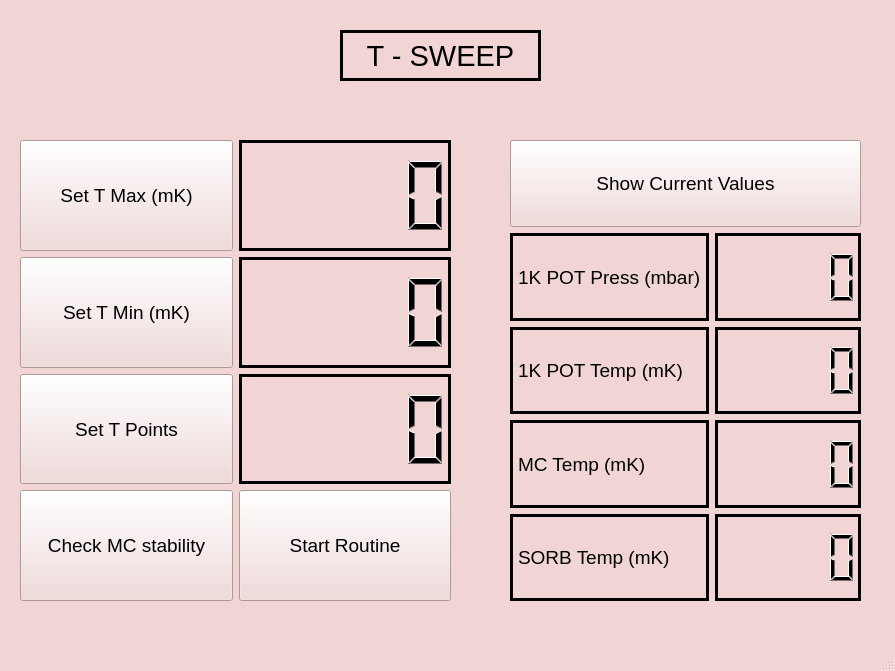
<?xml version="1.0" encoding="UTF-8"?>
<ui version="4.0">
 <class>MainWindow</class>
 <widget class="QMainWindow" name="MainWindow">
  <property name="geometry">
   <rect>
    <x>0</x>
    <y>0</y>
    <width>895</width>
    <height>671</height>
   </rect>
  </property>
  <property name="palette">
   <palette>
    <active>
     <colorrole role="WindowText">
      <brush brushstyle="SolidPattern">
       <color alpha="255">
        <red>0</red>
        <green>0</green>
        <blue>0</blue>
       </color>
      </brush>
     </colorrole>
     <colorrole role="Button">
      <brush brushstyle="SolidPattern">
       <color alpha="255">
        <red>240</red>
        <green>213</green>
        <blue>212</blue>
       </color>
      </brush>
     </colorrole>
     <colorrole role="Light">
      <brush brushstyle="SolidPattern">
       <color alpha="255">
        <red>255</red>
        <green>255</green>
        <blue>255</blue>
       </color>
      </brush>
     </colorrole>
     <colorrole role="Midlight">
      <brush brushstyle="SolidPattern">
       <color alpha="255">
        <red>247</red>
        <green>234</green>
        <blue>233</blue>
       </color>
      </brush>
     </colorrole>
     <colorrole role="Dark">
      <brush brushstyle="SolidPattern">
       <color alpha="255">
        <red>120</red>
        <green>106</green>
        <blue>106</blue>
       </color>
      </brush>
     </colorrole>
     <colorrole role="Mid">
      <brush brushstyle="SolidPattern">
       <color alpha="255">
        <red>160</red>
        <green>142</green>
        <blue>141</blue>
       </color>
      </brush>
     </colorrole>
     <colorrole role="Text">
      <brush brushstyle="SolidPattern">
       <color alpha="255">
        <red>0</red>
        <green>0</green>
        <blue>0</blue>
       </color>
      </brush>
     </colorrole>
     <colorrole role="BrightText">
      <brush brushstyle="SolidPattern">
       <color alpha="255">
        <red>255</red>
        <green>255</green>
        <blue>255</blue>
       </color>
      </brush>
     </colorrole>
     <colorrole role="ButtonText">
      <brush brushstyle="SolidPattern">
       <color alpha="255">
        <red>0</red>
        <green>0</green>
        <blue>0</blue>
       </color>
      </brush>
     </colorrole>
     <colorrole role="Base">
      <brush brushstyle="SolidPattern">
       <color alpha="255">
        <red>255</red>
        <green>255</green>
        <blue>255</blue>
       </color>
      </brush>
     </colorrole>
     <colorrole role="Window">
      <brush brushstyle="SolidPattern">
       <color alpha="255">
        <red>240</red>
        <green>213</green>
        <blue>212</blue>
       </color>
      </brush>
     </colorrole>
     <colorrole role="Shadow">
      <brush brushstyle="SolidPattern">
       <color alpha="255">
        <red>0</red>
        <green>0</green>
        <blue>0</blue>
       </color>
      </brush>
     </colorrole>
     <colorrole role="AlternateBase">
      <brush brushstyle="SolidPattern">
       <color alpha="255">
        <red>247</red>
        <green>234</green>
        <blue>233</blue>
       </color>
      </brush>
     </colorrole>
     <colorrole role="ToolTipBase">
      <brush brushstyle="SolidPattern">
       <color alpha="255">
        <red>255</red>
        <green>255</green>
        <blue>220</blue>
       </color>
      </brush>
     </colorrole>
     <colorrole role="ToolTipText">
      <brush brushstyle="SolidPattern">
       <color alpha="255">
        <red>0</red>
        <green>0</green>
        <blue>0</blue>
       </color>
      </brush>
     </colorrole>
    </active>
    <inactive>
     <colorrole role="WindowText">
      <brush brushstyle="SolidPattern">
       <color alpha="255">
        <red>0</red>
        <green>0</green>
        <blue>0</blue>
       </color>
      </brush>
     </colorrole>
     <colorrole role="Button">
      <brush brushstyle="SolidPattern">
       <color alpha="255">
        <red>240</red>
        <green>213</green>
        <blue>212</blue>
       </color>
      </brush>
     </colorrole>
     <colorrole role="Light">
      <brush brushstyle="SolidPattern">
       <color alpha="255">
        <red>255</red>
        <green>255</green>
        <blue>255</blue>
       </color>
      </brush>
     </colorrole>
     <colorrole role="Midlight">
      <brush brushstyle="SolidPattern">
       <color alpha="255">
        <red>247</red>
        <green>234</green>
        <blue>233</blue>
       </color>
      </brush>
     </colorrole>
     <colorrole role="Dark">
      <brush brushstyle="SolidPattern">
       <color alpha="255">
        <red>120</red>
        <green>106</green>
        <blue>106</blue>
       </color>
      </brush>
     </colorrole>
     <colorrole role="Mid">
      <brush brushstyle="SolidPattern">
       <color alpha="255">
        <red>160</red>
        <green>142</green>
        <blue>141</blue>
       </color>
      </brush>
     </colorrole>
     <colorrole role="Text">
      <brush brushstyle="SolidPattern">
       <color alpha="255">
        <red>0</red>
        <green>0</green>
        <blue>0</blue>
       </color>
      </brush>
     </colorrole>
     <colorrole role="BrightText">
      <brush brushstyle="SolidPattern">
       <color alpha="255">
        <red>255</red>
        <green>255</green>
        <blue>255</blue>
       </color>
      </brush>
     </colorrole>
     <colorrole role="ButtonText">
      <brush brushstyle="SolidPattern">
       <color alpha="255">
        <red>0</red>
        <green>0</green>
        <blue>0</blue>
       </color>
      </brush>
     </colorrole>
     <colorrole role="Base">
      <brush brushstyle="SolidPattern">
       <color alpha="255">
        <red>255</red>
        <green>255</green>
        <blue>255</blue>
       </color>
      </brush>
     </colorrole>
     <colorrole role="Window">
      <brush brushstyle="SolidPattern">
       <color alpha="255">
        <red>240</red>
        <green>213</green>
        <blue>212</blue>
       </color>
      </brush>
     </colorrole>
     <colorrole role="Shadow">
      <brush brushstyle="SolidPattern">
       <color alpha="255">
        <red>0</red>
        <green>0</green>
        <blue>0</blue>
       </color>
      </brush>
     </colorrole>
     <colorrole role="AlternateBase">
      <brush brushstyle="SolidPattern">
       <color alpha="255">
        <red>247</red>
        <green>234</green>
        <blue>233</blue>
       </color>
      </brush>
     </colorrole>
     <colorrole role="ToolTipBase">
      <brush brushstyle="SolidPattern">
       <color alpha="255">
        <red>255</red>
        <green>255</green>
        <blue>220</blue>
       </color>
      </brush>
     </colorrole>
     <colorrole role="ToolTipText">
      <brush brushstyle="SolidPattern">
       <color alpha="255">
        <red>0</red>
        <green>0</green>
        <blue>0</blue>
       </color>
      </brush>
     </colorrole>
    </inactive>
    <disabled>
     <colorrole role="WindowText">
      <brush brushstyle="SolidPattern">
       <color alpha="255">
        <red>120</red>
        <green>106</green>
        <blue>106</blue>
       </color>
      </brush>
     </colorrole>
     <colorrole role="Button">
      <brush brushstyle="SolidPattern">
       <color alpha="255">
        <red>240</red>
        <green>213</green>
        <blue>212</blue>
       </color>
      </brush>
     </colorrole>
     <colorrole role="Light">
      <brush brushstyle="SolidPattern">
       <color alpha="255">
        <red>255</red>
        <green>255</green>
        <blue>255</blue>
       </color>
      </brush>
     </colorrole>
     <colorrole role="Midlight">
      <brush brushstyle="SolidPattern">
       <color alpha="255">
        <red>247</red>
        <green>234</green>
        <blue>233</blue>
       </color>
      </brush>
     </colorrole>
     <colorrole role="Dark">
      <brush brushstyle="SolidPattern">
       <color alpha="255">
        <red>120</red>
        <green>106</green>
        <blue>106</blue>
       </color>
      </brush>
     </colorrole>
     <colorrole role="Mid">
      <brush brushstyle="SolidPattern">
       <color alpha="255">
        <red>160</red>
        <green>142</green>
        <blue>141</blue>
       </color>
      </brush>
     </colorrole>
     <colorrole role="Text">
      <brush brushstyle="SolidPattern">
       <color alpha="255">
        <red>120</red>
        <green>106</green>
        <blue>106</blue>
       </color>
      </brush>
     </colorrole>
     <colorrole role="BrightText">
      <brush brushstyle="SolidPattern">
       <color alpha="255">
        <red>255</red>
        <green>255</green>
        <blue>255</blue>
       </color>
      </brush>
     </colorrole>
     <colorrole role="ButtonText">
      <brush brushstyle="SolidPattern">
       <color alpha="255">
        <red>120</red>
        <green>106</green>
        <blue>106</blue>
       </color>
      </brush>
     </colorrole>
     <colorrole role="Base">
      <brush brushstyle="SolidPattern">
       <color alpha="255">
        <red>240</red>
        <green>213</green>
        <blue>212</blue>
       </color>
      </brush>
     </colorrole>
     <colorrole role="Window">
      <brush brushstyle="SolidPattern">
       <color alpha="255">
        <red>240</red>
        <green>213</green>
        <blue>212</blue>
       </color>
      </brush>
     </colorrole>
     <colorrole role="Shadow">
      <brush brushstyle="SolidPattern">
       <color alpha="255">
        <red>0</red>
        <green>0</green>
        <blue>0</blue>
       </color>
      </brush>
     </colorrole>
     <colorrole role="AlternateBase">
      <brush brushstyle="SolidPattern">
       <color alpha="255">
        <red>240</red>
        <green>213</green>
        <blue>212</blue>
       </color>
      </brush>
     </colorrole>
     <colorrole role="ToolTipBase">
      <brush brushstyle="SolidPattern">
       <color alpha="255">
        <red>255</red>
        <green>255</green>
        <blue>220</blue>
       </color>
      </brush>
     </colorrole>
     <colorrole role="ToolTipText">
      <brush brushstyle="SolidPattern">
       <color alpha="255">
        <red>0</red>
        <green>0</green>
        <blue>0</blue>
       </color>
      </brush>
     </colorrole>
    </disabled>
   </palette>
  </property>
  <property name="windowTitle">
   <string>MainWindow</string>
  </property>
  <widget class="QWidget" name="centralwidget">
   <widget class="QWidget" name="gridLayoutWidget">
    <property name="geometry">
     <rect>
      <x>20</x>
      <y>140</y>
      <width>431</width>
      <height>461</height>
     </rect>
    </property>
    <layout class="QGridLayout" name="gridLayout">
     <item row="2" column="0">
      <widget class="QPushButton" name="T_points_pushButton">
       <property name="sizePolicy">
        <sizepolicy hsizetype="Expanding" vsizetype="Expanding">
         <horstretch>0</horstretch>
         <verstretch>0</verstretch>
        </sizepolicy>
       </property>
       <property name="font">
        <font>
         <pointsize>14</pointsize>
        </font>
       </property>
       <property name="text">
        <string>Set T Points</string>
       </property>
      </widget>
     </item>
     <item row="1" column="0">
      <widget class="QPushButton" name="T_min_pushButton">
       <property name="sizePolicy">
        <sizepolicy hsizetype="Expanding" vsizetype="Expanding">
         <horstretch>0</horstretch>
         <verstretch>0</verstretch>
        </sizepolicy>
       </property>
       <property name="font">
        <font>
         <pointsize>14</pointsize>
        </font>
       </property>
       <property name="text">
        <string>Set T Min (mK)</string>
       </property>
      </widget>
     </item>
     <item row="0" column="0">
      <widget class="QPushButton" name="T_max_pushButton">
       <property name="sizePolicy">
        <sizepolicy hsizetype="Expanding" vsizetype="Expanding">
         <horstretch>0</horstretch>
         <verstretch>0</verstretch>
        </sizepolicy>
       </property>
       <property name="font">
        <font>
         <pointsize>14</pointsize>
        </font>
       </property>
       <property name="cursor">
        <cursorShape>ArrowCursor</cursorShape>
       </property>
       <property name="text">
        <string>Set T Max (mK)</string>
       </property>
      </widget>
     </item>
     <item row="1" column="1">
      <widget class="QLCDNumber" name="T_MIN_lcd">
       <property name="sizePolicy">
        <sizepolicy hsizetype="Expanding" vsizetype="Expanding">
         <horstretch>0</horstretch>
         <verstretch>0</verstretch>
        </sizepolicy>
       </property>
       <property name="frameShadow">
        <enum>QFrame::Plain</enum>
       </property>
       <property name="lineWidth">
        <number>3</number>
       </property>
      </widget>
     </item>
     <item row="2" column="1">
      <widget class="QLCDNumber" name="T_Points_lcd">
       <property name="sizePolicy">
        <sizepolicy hsizetype="Expanding" vsizetype="Expanding">
         <horstretch>0</horstretch>
         <verstretch>0</verstretch>
        </sizepolicy>
       </property>
       <property name="frameShadow">
        <enum>QFrame::Plain</enum>
       </property>
       <property name="lineWidth">
        <number>3</number>
       </property>
      </widget>
     </item>
     <item row="0" column="1">
      <widget class="QLCDNumber" name="T_MAX_lcd">
       <property name="sizePolicy">
        <sizepolicy hsizetype="Expanding" vsizetype="Expanding">
         <horstretch>0</horstretch>
         <verstretch>0</verstretch>
        </sizepolicy>
       </property>
       <property name="frameShadow">
        <enum>QFrame::Plain</enum>
       </property>
       <property name="lineWidth">
        <number>3</number>
       </property>
      </widget>
     </item>
     <item row="4" column="0">
      <widget class="QPushButton" name="Routine_pushButton_2">
       <property name="sizePolicy">
        <sizepolicy hsizetype="Expanding" vsizetype="Expanding">
         <horstretch>0</horstretch>
         <verstretch>0</verstretch>
        </sizepolicy>
       </property>
       <property name="font">
        <font>
         <pointsize>14</pointsize>
        </font>
       </property>
       <property name="text">
        <string>Check MC stability</string>
       </property>
      </widget>
     </item>
     <item row="4" column="1">
      <widget class="QPushButton" name="Routine_pushButton">
       <property name="sizePolicy">
        <sizepolicy hsizetype="Expanding" vsizetype="Expanding">
         <horstretch>0</horstretch>
         <verstretch>0</verstretch>
        </sizepolicy>
       </property>
       <property name="font">
        <font>
         <pointsize>14</pointsize>
        </font>
       </property>
       <property name="text">
        <string>Start Routine</string>
       </property>
      </widget>
     </item>
    </layout>
   </widget>
   <widget class="QWidget" name="gridLayoutWidget_2">
    <property name="geometry">
     <rect>
      <x>510</x>
      <y>140</y>
      <width>351</width>
      <height>461</height>
     </rect>
    </property>
    <layout class="QGridLayout" name="gridLayout_2">
     <item row="4" column="0">
      <widget class="QLabel" name="KPOT_PRESS">
       <property name="sizePolicy">
        <sizepolicy hsizetype="Expanding" vsizetype="Expanding">
         <horstretch>0</horstretch>
         <verstretch>0</verstretch>
        </sizepolicy>
       </property>
       <property name="font">
        <font>
         <pointsize>14</pointsize>
        </font>
       </property>
       <property name="frameShape">
        <enum>QFrame::Box</enum>
       </property>
       <property name="lineWidth">
        <number>3</number>
       </property>
       <property name="text">
        <string>1K POT Press (mbar)</string>
       </property>
      </widget>
     </item>
     <item row="6" column="0">
      <widget class="QLabel" name="MC_TEMP">
       <property name="sizePolicy">
        <sizepolicy hsizetype="Expanding" vsizetype="Expanding">
         <horstretch>0</horstretch>
         <verstretch>0</verstretch>
        </sizepolicy>
       </property>
       <property name="font">
        <font>
         <pointsize>14</pointsize>
        </font>
       </property>
       <property name="frameShape">
        <enum>QFrame::Box</enum>
       </property>
       <property name="lineWidth">
        <number>3</number>
       </property>
       <property name="text">
        <string>MC Temp (mK)</string>
       </property>
      </widget>
     </item>
     <item row="6" column="1">
      <widget class="QLCDNumber" name="MCTEMP_lcd">
       <property name="sizePolicy">
        <sizepolicy hsizetype="Expanding" vsizetype="Expanding">
         <horstretch>0</horstretch>
         <verstretch>0</verstretch>
        </sizepolicy>
       </property>
       <property name="frameShadow">
        <enum>QFrame::Plain</enum>
       </property>
       <property name="lineWidth">
        <number>3</number>
       </property>
      </widget>
     </item>
     <item row="4" column="1">
      <widget class="QLCDNumber" name="KPOTPRESS_lcd">
       <property name="sizePolicy">
        <sizepolicy hsizetype="Expanding" vsizetype="Expanding">
         <horstretch>0</horstretch>
         <verstretch>0</verstretch>
        </sizepolicy>
       </property>
       <property name="frameShadow">
        <enum>QFrame::Plain</enum>
       </property>
       <property name="lineWidth">
        <number>3</number>
       </property>
      </widget>
     </item>
     <item row="5" column="1">
      <widget class="QLCDNumber" name="KPOTTEMP_lcd">
       <property name="sizePolicy">
        <sizepolicy hsizetype="Expanding" vsizetype="Expanding">
         <horstretch>0</horstretch>
         <verstretch>0</verstretch>
        </sizepolicy>
       </property>
       <property name="frameShadow">
        <enum>QFrame::Plain</enum>
       </property>
       <property name="lineWidth">
        <number>3</number>
       </property>
      </widget>
     </item>
     <item row="5" column="0">
      <widget class="QLabel" name="KPOT_PRESS_2">
       <property name="sizePolicy">
        <sizepolicy hsizetype="Expanding" vsizetype="Expanding">
         <horstretch>0</horstretch>
         <verstretch>0</verstretch>
        </sizepolicy>
       </property>
       <property name="font">
        <font>
         <pointsize>14</pointsize>
        </font>
       </property>
       <property name="frameShape">
        <enum>QFrame::Box</enum>
       </property>
       <property name="lineWidth">
        <number>3</number>
       </property>
       <property name="text">
        <string>1K POT Temp (mK)</string>
       </property>
      </widget>
     </item>
     <item row="7" column="1">
      <widget class="QLCDNumber" name="MCTEMP_lcd_2">
       <property name="sizePolicy">
        <sizepolicy hsizetype="Expanding" vsizetype="Expanding">
         <horstretch>0</horstretch>
         <verstretch>0</verstretch>
        </sizepolicy>
       </property>
       <property name="frameShadow">
        <enum>QFrame::Plain</enum>
       </property>
       <property name="lineWidth">
        <number>3</number>
       </property>
      </widget>
     </item>
     <item row="7" column="0">
      <widget class="QLabel" name="MC_TEMP_2">
       <property name="sizePolicy">
        <sizepolicy hsizetype="Expanding" vsizetype="Expanding">
         <horstretch>0</horstretch>
         <verstretch>0</verstretch>
        </sizepolicy>
       </property>
       <property name="font">
        <font>
         <pointsize>14</pointsize>
        </font>
       </property>
       <property name="frameShape">
        <enum>QFrame::Box</enum>
       </property>
       <property name="lineWidth">
        <number>3</number>
       </property>
       <property name="text">
        <string>SORB Temp (mK)</string>
       </property>
      </widget>
     </item>
     <item row="0" column="0" colspan="2">
      <widget class="QPushButton" name="show_current_pushButton">
       <property name="sizePolicy">
        <sizepolicy hsizetype="Expanding" vsizetype="Expanding">
         <horstretch>0</horstretch>
         <verstretch>0</verstretch>
        </sizepolicy>
       </property>
       <property name="font">
        <font>
         <pointsize>14</pointsize>
        </font>
       </property>
       <property name="text">
        <string>Show Current Values</string>
       </property>
      </widget>
     </item>
    </layout>
   </widget>
   <widget class="QLabel" name="label_3">
    <property name="geometry">
     <rect>
      <x>340</x>
      <y>30</y>
      <width>201</width>
      <height>51</height>
     </rect>
    </property>
    <property name="sizePolicy">
     <sizepolicy hsizetype="Expanding" vsizetype="Expanding">
      <horstretch>0</horstretch>
      <verstretch>0</verstretch>
     </sizepolicy>
    </property>
    <property name="font">
     <font>
      <pointsize>22</pointsize>
     </font>
    </property>
    <property name="frameShape">
     <enum>QFrame::Box</enum>
    </property>
    <property name="lineWidth">
     <number>3</number>
    </property>
    <property name="text">
     <string>T - SWEEP</string>
    </property>
    <property name="alignment">
     <set>Qt::AlignCenter</set>
    </property>
   </widget>
  </widget>
  <widget class="QMenuBar" name="menubar">
   <property name="geometry">
    <rect>
     <x>0</x>
     <y>0</y>
     <width>895</width>
     <height>21</height>
    </rect>
   </property>
  </widget>
  <widget class="QStatusBar" name="statusbar"/>
 </widget>
 <resources/>
 <connections/>
</ui>
